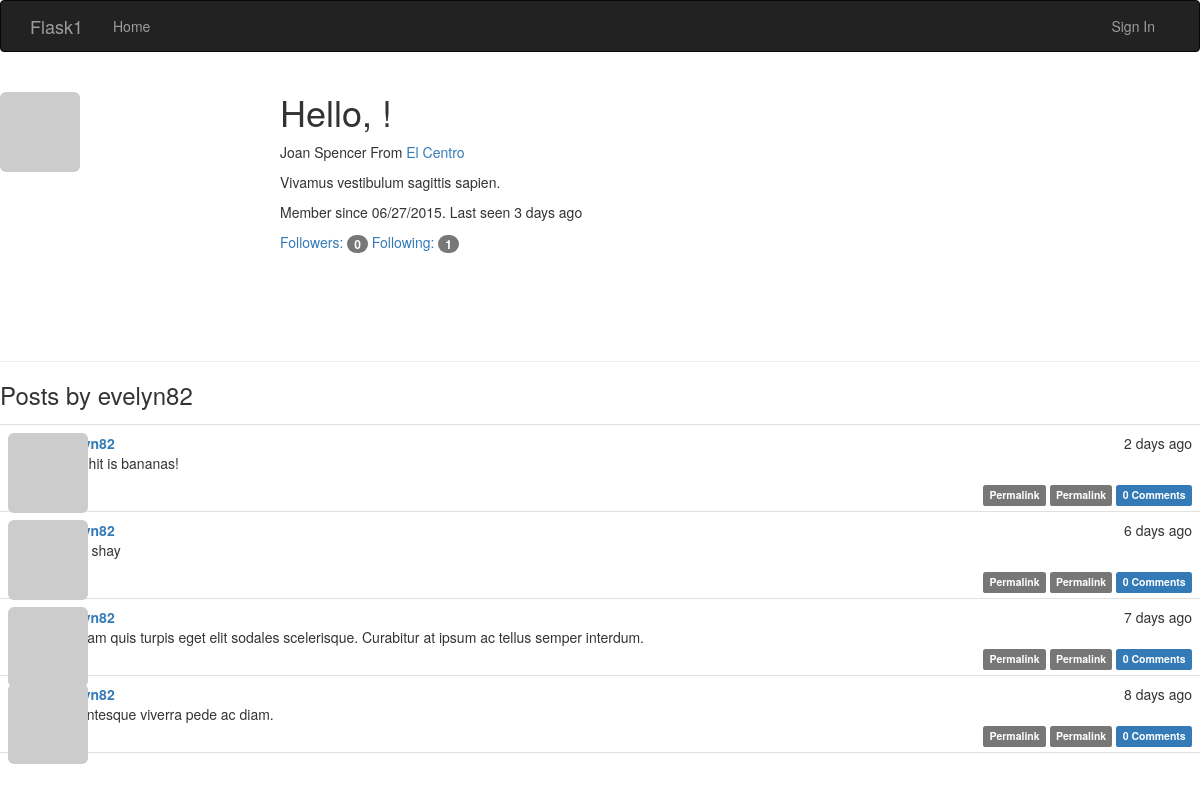
/user/evelyn82, run on the app's committed database.
### app/models.py (models this page shows, shortened)
class User(db.Model, UserMixin):
    __tablename__ = 'users'
    id = db.Column(db.Integer, primary_key=True)
    email = db.Column(db.String(64), unique=True, index=True)
    username = db.Column(db.String(64),unique=True, index=True)
    role_id = db.Column(db.Integer,db.ForeignKey('roles.id'))  # foreign key must match
    password_hash = db.Column(db.String(128))
    confirmed = db.Column(db.Boolean, default = False)
    name = db.Column(db.String(64))
    location = db.Column(db.String(64))
    about_me = db.Column(db.Text())
    member_since = db.Column(db.DateTime(),default=datetime.datetime.utcnow)
    last_seen = db.Column(db.DateTime(),default=datetime.datetime.utcnow)  # refresh this evrytime usr access site
    avatar_hash = db.Column(db.String(32))
    posts = db.relationship('Post', backref='author', lazy='dynamic')  # adds author attr to Posts
    followed = db.relationship('Follow',  # class relationship
                               foreign_keys = [Follow.follower_id],  # specify foreign key to use
                               backref = db.backref('follower', lazy='joined'),  # backrefs to Follow model.
                               lazy = 'dynamic',  # dynamic returns query objects rather than items directly, so
                               cascade = 'all, delete-orphan')  # how acts performed on a parent obj propogate to
    followers = db.relationship('Follow',
                                foreign_keys = [Follow.followed_id],
                                backref = db.backref('followed', lazy='joined'),
                                lazy='dynamic',
                                cascade = 'all, delete-orphan')
    comments = db.relationship('Comment', backref='author', lazy = 'dynamic')
    def gravatar(self, size=100, default='identicon', rating='g'):
        if request.is_secure:
            url = 'https://secure.gravatar.com/avatar'
        else:
            url = 'http://www.gravatar.com/avatar'
        hash = self.avatar_hash or hashlib.md5(self.email.encode('utf-8')).hexdigest()
        return '{url}/{hash}?s={size}&d={default}&r={rating}'.format(
            url=url, hash=hash, size=size, default=default, rating=rating
        )
    def can(self, permissions):
        """
        performs bitwise & operation between permissions and permissions of assigned role. Returns True if all the
        requested bits are present in the role, which means user should be allowed to perform the tasks.
        00000001 & 00000010 = 000000011
        :param permissions:
        :return:
        """
        return self.role is not None and (self.role.permissions & permissions) == permissions
    @property
    def password(self):
        """
        Trying to read password property will return this error, since original password can't be
        recovered once hashed
        :return:
        """
        raise AttributeError('password is not a readable attribute')

class Post(db.Model):
    __tablename__ = 'posts'
    id = db.Column(db.Integer, primary_key=True)
    body = db.Column(db.Text)
    timestamp = db.Column(db.DateTime, index=True, default=datetime.datetime.utcnow)
    author_id = db.Column(db.Integer, db.ForeignKey('users.id'))
    body_html = db.Column(db.Text)
    comments = db.relationship('Comment', backref='post', lazy='dynamic')

### app/main/views.py (the view)
@main.route('/user/<username>')
def user(username):
    user = User.query.filter_by(username=username).first()
    if user is None:
        abort(404)
    posts = user.posts.order_by(Post.timestamp.desc()).all()
    return render_template('user.html', user=user, posts=posts)

### app/auth/views.py (called while the page is built)
@auth.before_app_request  # intercepts request under these conditions
def before_request():
    if current_user.is_authenticated():
        current_user.ping()
        if not current_user.confirmed and request.endpoint[:5] != 'auth.' and request.endpoint != 'static':
            return redirect(url_for('auth.unconfirmed'))

### app/main/__init__.py (called while the page is built)
@main.app_context_processor
def inject_permissions():
    return dict(Permission = Permission)

### app/main/views.py (called while the page is built, shortened)
@main.after_app_request
def after_request(response):
    return response

### app/models.py (called while the page is built)
    def can(self, permissions):
        return False

    def is_administrator(self):
        return False

### app/templates/user.html (shortened to what this page needs)
{%  extends "base.html" %}
{% block content %}
<div class="page-header">
    <div>
        <img class="img-rounded profile-thumbnail" src="{{ user.gravatar(size=256) }}">
    </div>
    <div class="profile-header">
        <h1>Hello, {{ current_user.username }}!</h1>
        {% if user.name or user.location %}
        <p>
            {% if user.name %}{{ user.name }}{% endif %}
            {% if user.location %}
                From <a href="http://maps.google.com/?q={{ user.location }}">{{ user.location }}</a>
            {% endif %}
        </p>
        {% endif %}
        {%  if user.about_me %}<p>{{ user.about_me }}</p>{% endif %}
        <p>
            Member since {{ moment(user.member_since).format('L') }}.
            Last seen {{ moment(user.last_seen).fromNow() }}
        </p>
        <p>
            <a href="{{ url_for('.followers', username=user.username) }}">Followers: <span class="badge">{{ user.followers.count() - 1 }}</span></a>
            <a href="{{ url_for('.followed_by', username=user.username) }}">Following: <span class="badge">{{ user.followed.count() - 1 }}</span></a>
        </p>
    </div>
</div>
    <h3>Posts by {{ user.username }}</h3>
    {% include '_posts.html' %}
{% endblock %}

### app/templates/_posts.html (shortened to what this page needs)
<ul class="posts">
    {% for post in posts %}
    <li class="post">
        <div class="profile-thumbnail">
            <a href="{{ url_for('.user', username=post.author.username) }}">
                <img class="img-rounded profile-thumbnail" src="{{ post.author.gravatar(size=40) }}">
            </a>
        </div>
        <div class="post-content">
            <div class="post-date">{{ moment(post.timestamp).fromNow() }}</div>
            <div class="post-author">
                <a href="{{ url_for('.user', username=post.author.username) }}">
                </a>
            </div>
            <div class="post-body">
                {% if post.body_html %}
                    {{ post.body_html | safe }}
                {% else %}
                    {{ post.body }}
                {% endif %}
            </div>
            <div class="post-footer">
                <a href="{{ url_for('.post',id=post.id) }}">
                    <span class="label label-default">Permalink</span>
                </a>
                <a href="{{ url_for('.post', id=post.id) }}">
                    <span class="label label-default">Permalink</span>
                </a>
                <a href="{{ url_for('.post', id=post.id) }}#comments">
                    <span class="label label-primary">{{ post.comments.count() }} Comments</span>
                </a>
            </div>
        </div>
    </li>
    {% endfor %}
</ul>

### app/static/styles.css (style rules this page uses)
.profile-thumbnail { position: absolute; }
.profile-header { min-height: 260px; margin-left: 280px; }
ul.posts { list-style-type: none; padding: 0px; margin: 16px 0px 0px 0px; border-top: 1px solid #e0e0e0; }
ul.posts li.post { padding: 8px; border-bottom: 1px solid #e0e0e0; }
div.post-date { float: right; }
div.post-author { font-weight: bold; }
div.post-content { margin-left: 48px; min-height: 48px; }
div.post-footer { text-align: right; }

### data on the page
User: name "Joan Spencer", location "El Centro", about_me "Vivamus vestibulum sagittis sapien.", member_since "06/27/2015", last_seen "3 days ago", username "evelyn82"
Post: timestamp "2 days ago", body_html "this shit is bananas!", comments.count "0"
Post: timestamp "6 days ago", body_html "Shay shay", comments.count "0"
Post: timestamp "7 days ago", body "Aliquam quis turpis eget elit sodales scelerisque. Curabitur at ipsum ac tellus semper interdum.", comments.count "0"
Post: timestamp "8 days ago", body "Pellentesque viverra pede ac diam.", comments.count "0"

### other printed values
{{ user.followers.count() - 1 }} "0"
{{ user.followed.count() - 1 }} "1"
